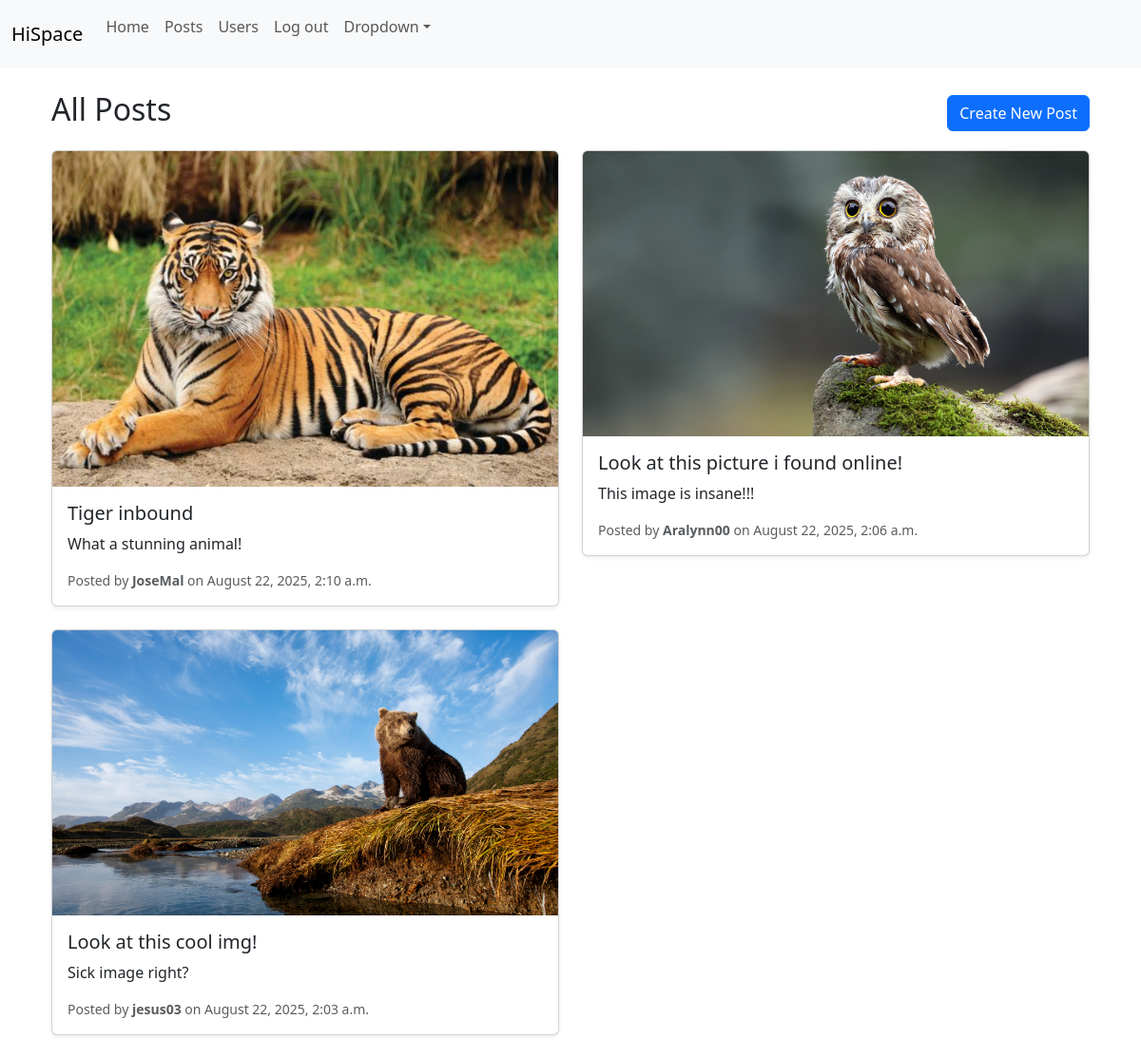
/posts/, run on the app's committed database.
### contactApp/models.py (models this page shows, shortened)
class Post(models.Model):
    author = models.ForeignKey(User, on_delete=models.CASCADE)
    title = models.CharField(max_length=200)
    content = models.TextField()
    image = models.ImageField(  # <-- Added image field
        upload_to="post_images/",
        blank=True,
        null=True
    )
    created_at = models.DateTimeField(auto_now_add=True)

### contactApp/views.py (the view)
# urls.py: path('posts/', views.post_list, name='post_list'),  # Optional: list posts separately
def post_list(request):
    posts = Post.objects.all().order_by('-created_at')
    return render(request, 'post_list.html', {'posts': posts})

### contactApp/templates/post_list.html
{% extends 'base.html' %}
{% load static %}
{% block content %}
<div class="container mt-4">
  <div class="d-flex justify-content-between align-items-center mb-3">
    <h2>All Posts</h2>
    <a href="{% url 'create_post' %}" class="btn btn-primary">Create New Post</a>
  </div>
  {% if posts %}
    <div class="row">
      {% for post in posts %}
        <div class="col-md-6 mb-4">
          <div class="card shadow-sm">
            {% if post.image %}
              <img src="{{ post.image.url }}" class="card-img-top" alt="Post image">
            {% else %}
              <img src="{% static 'images/default_post.png' %}" class="card-img-top" alt="Default post image">
            {% endif %}
            <div class="card-body">
              <h5 class="card-title">{{ post.title }}</h5>
              <p class="card-text">{{ post.content }}</p>
              <p class="text-muted small mb-0">
                Posted by <strong>{{ post.author.username }}</strong>
                on {{ post.created_at|date:"F j, Y, g:i a" }}
              </p>
            </div>
          </div>
        </div>
      {% endfor %}
    </div>
  {% else %}
    <p>No posts yet.</p>
  {% endif %}
</div>
{% endblock %}

### data on the page
Post: image (picture), title "Tiger inbound", content "What a stunning animal!", author.username "JoseMal", created_at "August 22, 2025, 2:10 a.m."
Post: image (picture), title "Look at this picture i found online!", content "This image is insane!!!", author.username "Aralynn00", created_at "August 22, 2025, 2:06 a.m."
Post: image (picture), title "Look at this cool img!", content "Sick image right?", author.username "jesus03", created_at "August 22, 2025, 2:03 a.m."
